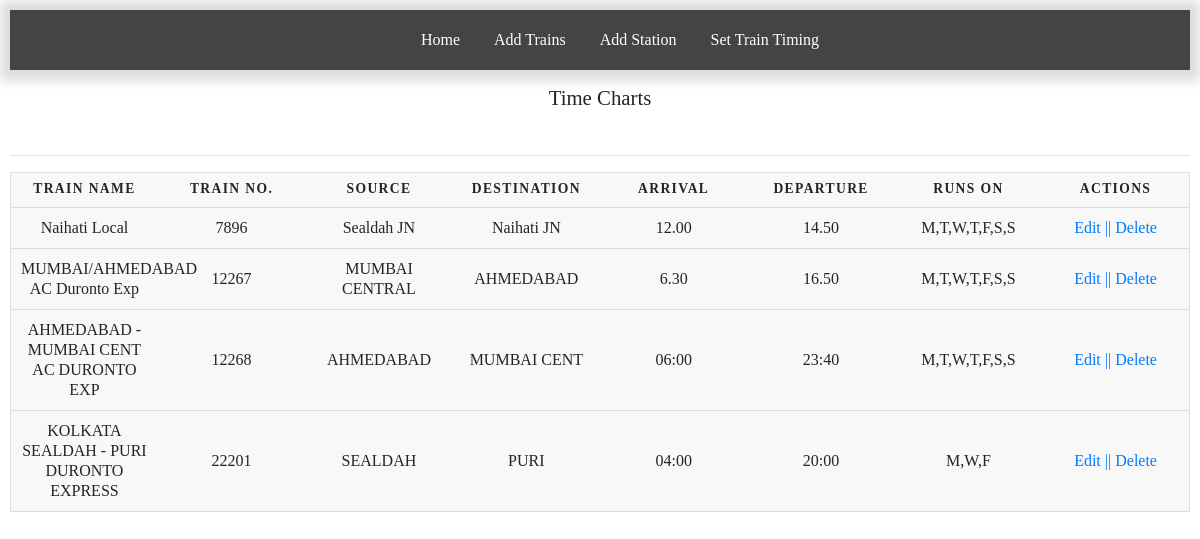
Screenshot of /admin/admin_templates/Time_tables.php with the database file from the repository.
### tables this page shows
CREATE TABLE `train` (
  `id` int(100) NOT NULL,
  `train_name` varchar(100) NOT NULL,
  `train_no` varchar(100) NOT NULL,
  `source` varchar(100) NOT NULL,
  `destination` varchar(100) NOT NULL,
  `two_A` varchar(100) NOT NULL,
  `three_A` varchar(100) NOT NULL,
  `sleeper` varchar(100) NOT NULL,
  `specific_day` varchar(100) NOT NULL
);

CREATE TABLE `route` (
  `id` int(100) NOT NULL,
  `train_id` varchar(100) NOT NULL,
  `to_station_id` varchar(100) NOT NULL,
  `from_station_id` varchar(100) NOT NULL,
  `arrival` varchar(100) NOT NULL,
  `departure` varchar(100) NOT NULL
);

### admin/admin_templates/Time_tables.php (the view, shortened to what this page needs)
<?php
include("connection2.php");
$query="select * from train";
$result=mysqli_query($con,$query);
 ?>
<!doctype html>
<html lang="en">
  <head>
    <link rel="stylesheet" href="https://maxcdn.bootstrapcdn.com/bootstrap/4.0.0/css/bootstrap.min.css">
    <link rel="stylesheet" href="path/to/font-awesome/css/font-awesome.min.css">
    <link rel="stylesheet" href="../css/time_tables.css">
    <link rel="stylesheet" href="../css/navbar.css">
  </head>
  <body>
    <nav id="navigationBar">
      <ul>
        <li>
          <a href="../admin_index.php" class="link">Home</a>
        </li>
        <li>
          <a href="add_trains.php" class="link">Add Trains</a>
        </li>
        <li>
          <a href="add_station.php" class="link">Add Station</a>
        </li>
        <li>
          <a href="set_time.php" class="link">Set Train Timing</a>
        </li>
      </ul>
    </nav>
    <h1 class="heading">Time Charts</h1>
    <br>
    <hr>
    <table>
      <thead>
        <tr>
          <th scope="col">Train Name</th>
          <th scope="col">Train No.</th>
          <th scope="col">Source</th>
          <th scope="col">Destination</th>
          <th scope="col">Arrival</th>
          <th scope="col">Departure</th>
          <th scope="col">Runs On</th>
          <th scope="col">Actions</th>
        </tr>
      </thead>
      <?php while($fetch=mysqli_fetch_object($result)){ ?>
      <tbody>
        <tr>
          <td><?php echo $fetch->train_name;  ?></td>
          <td><?php echo $fetch->train_no;  ?></td>
          <td><?php echo $fetch->source;  ?></td>
          <td><?php echo $fetch->destination;  ?></td>
          <td><?php
               $query1="select arrival from route where train_id ='".$fetch->id."'";
               $result1=mysqli_query($con,$query1);
               $fetch1=mysqli_fetch_object($result1);
               echo $fetch1->arrival;
            ?></td>
          <td><?php
                    $query1="select departure from route where train_id ='".$fetch->id."'";
                    $result1=mysqli_query($con,$query1);
                    $fetch1=mysqli_fetch_object($result1);
                    echo $fetch1->departure;
             ?></td>
              <td><?php echo $fetch->specific_day;  ?></td>
              <td><a class="edit" href="edit_train.php?no=<?php echo $fetch->train_no;?>"> Edit </a><a class="del" href="Time_tables.php?del=<?php echo $fetch->train_name;?>"> || Delete </a></td>
        </tr>
      </tbody>
       <?php } ?>
    </table>
</body>
  </body>
</html>

### admin/css/time_tables.css (style rules this page uses)
body { font-family: "Open Sans", sans-serif; line-height: 1.25; padding: 10px; }
.heading { font-size: 1.3em; text-align: center; }
table { border: 1px solid #ccc; border-collapse: collapse; margin: 0; padding: 0; width: 100%; table-layout: fixed; }
table tr { background-color: #f8f8f8; border: 1px solid #ddd; padding: .35em; }
table th, table td { padding: .625em; text-align: center; }
table th { font-size: .85em; letter-spacing: .1em; text-transform: uppercase; }

### admin/css/navbar.css (style rules this page uses)
body { font-family:"Arial Narrow"; }
#navigationBar { background:#444; box-shadow:0px 1px 10px 10px #ddd; height:auto; text-align:center; width:100%; }
#navigationBar > ul > li { display:inline; }
#navigationBar > ul > li > a { color:#fff; display:inline-block; height:60px; line-height:60px; margin:0px; padding:0px 15px; text-decoration:none; transition: color 0.3s ease-in; }

### rows the page displays
train: train_name "Naihati Local", train_no "7896", source "Sealdah JN", destination "Naihati JN", route.arrival "12.00", route.departure "14.50", specific_day "M,T,W,T,F,S,S"
train: train_name "MUMBAI/AHMEDABAD AC Duronto Exp", train_no "12267", source "MUMBAI CENTRAL", destination "AHMEDABAD", route.arrival "6.30", route.departure "16.50", specific_day "M,T,W,T,F,S,S"
train: train_name "AHMEDABAD - MUMBAI CENT AC DURONTO EXP", train_no "12268", source "AHMEDABAD", destination "MUMBAI CENT", route.arrival "06:00", route.departure "23:40", specific_day "M,T,W,T,F,S,S"
train: train_name "KOLKATA SEALDAH - PURI DURONTO EXPRESS", train_no "22201", source "SEALDAH", destination "PURI", route.arrival "04:00", route.departure "20:00", specific_day "M,W,F"
